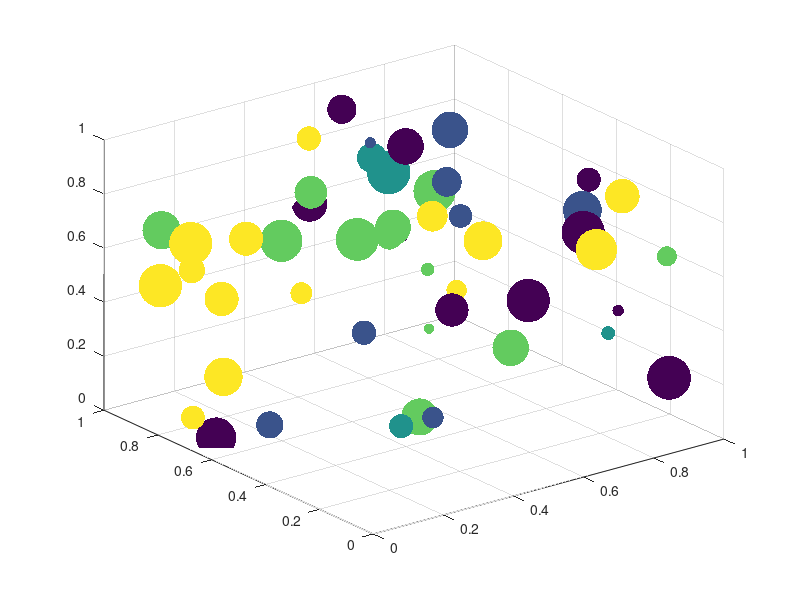

Source code (MATLAB):
clf
n = 50;
x = rand(1,n);
y = rand(1,n);
z = rand(1,n);

s = randi([50,1000],1,n);
c = randi([1,5],1,n);

scatter3(x,y,z,s,c,'filled');
